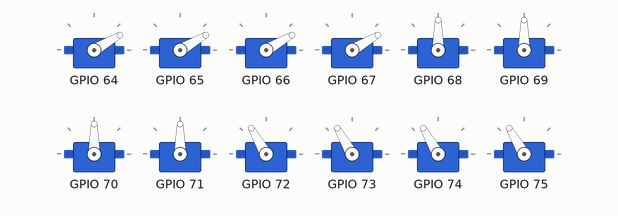
Recording of a program running on a simulated ESP32 board running MicroPython. Parts: 12 × servo.

Above: at 1.05 s.
At 2.25 s:
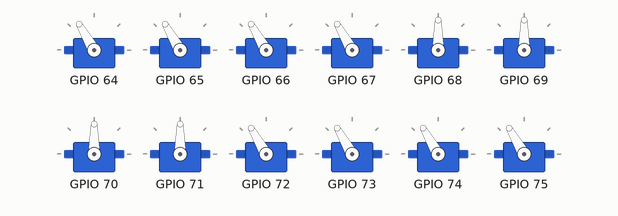
At 3.5 s:
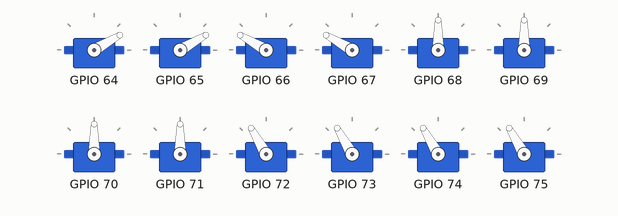
At 6.0 s:
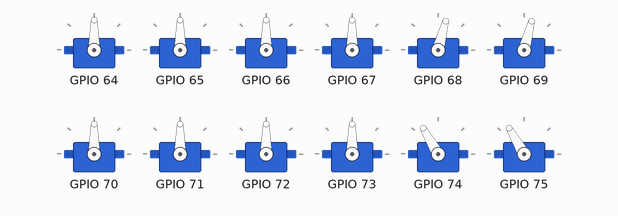
At 8.0 s:
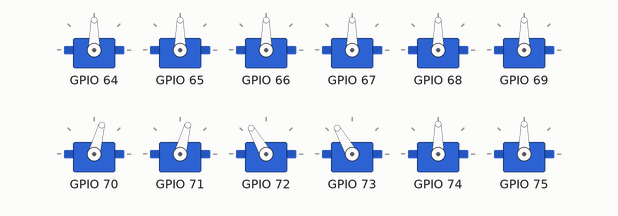
At 11.0 s:
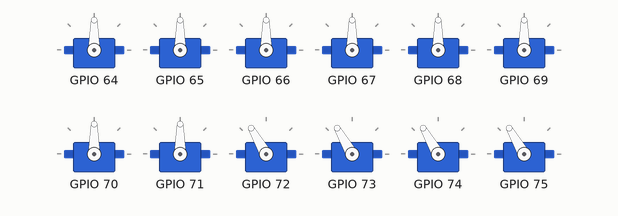
Timing chart, 0 to 14.0 s (numbered marks = the images above):
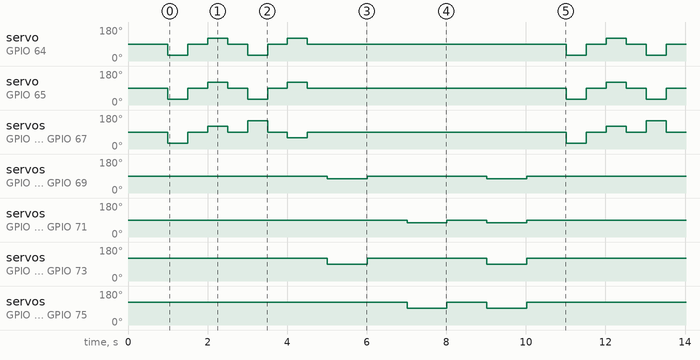

Measured:
- by itself, servo on GPIO 68, servo on GPIO 69: repeats every 10.0 s: 90° 3.0 s, 75° 1.0 s, 90° 5.0 s, 75° 1.0 s
- by itself, servo on GPIO 70, servo on GPIO 71: repeats every 10.0 s: 90° 1.0 s, 75° 1.0 s, 90° 7.0 s, 75° 1.0 s
- by itself, servo on GPIO 72, servo on GPIO 73: repeats every 10.0 s: 120° 3.0 s, 90° 1.0 s, 120° 5.0 s, 90° 1.0 s
- by itself, servo on GPIO 74, servo on GPIO 75: repeats every 10.0 s: 120° 1.0 s, 90° 1.0 s, 120° 7.0 s, 90° 1.0 s
- by itself, servo on GPIO 64, servo on GPIO 65: repeats every 10.0 s: 90° 0.50 s, 120° 0.50 s, 90° 0.50 s, 30° 0.50 s, 90° 0.50 s, 120° 0.50 s, 90° 6.5 s, 30° 0.50 s
- by itself, servo on GPIO 66, servo on GPIO 67: repeats every 10.0 s: 90° 0.50 s, 120° 0.50 s, 90° 0.50 s, 150° 0.50 s, 90° 0.50 s, 60° 0.50 s, 90° 6.5 s, 30° 0.50 s

The program:

_____.py
```python
import time
from machine import SoftI2C,Pin
from servo import Servos
i2c=SoftI2C(sda=Pin(9),scl=Pin(8),freq=10000)
servos=Servos(i2c,address=0x40)

servos.position(0,90)
servos.position(1,90)
servos.position(2,90)
servos.position(3,90)
servos.position(4,90)
servos.position(5,90)
servos.position(6,90)
servos.position(7,90)
servos.position(8,120)
servos.position(9,120)
servos.position(10,120)
servos.position(11,120)
time.sleep(1)

Height1=0 #前部高度，0为最高
Height2=0 #后部高度，0为最高

def straight(angle): #直行，给所有转向舵机写入相应角度以调整方向
    servos.position(0,angle)
    servos.position(1,angle)
    servos.position(2,angle)
    servos.position(3,angle)

def turn(angle): #倾斜
    servos.position(0,angle)
    servos.position(1,angle)
    servos.position(2,180-angle)
    servos.position(3,180-angle)

def tilt(height1,height2): #前后倾斜,局部变量与全局变量通过大小写区分
    servos.position(4,90-height1)
    servos.position(5,90-height1)
    servos.position(6,90-height2)
    servos.position(7,90-height2)
    servos.position(8,120-height1-height1) #底部舵机使用两倍偏置以确保平衡
    servos.position(9,120-height1-height1)
    servos.position(10,120-height2-height2)
    servos.position(11,120-height2-height2)

while True: #测试
    straight(30)
    time.sleep(0.5)
    straight(90)
    time.sleep(0.5)
    straight(120)
    time.sleep(0.5)
    straight(90)
    time.sleep(0.5)
    turn(30)
    time.sleep(0.5)
    turn(90)
    time.sleep(0.5)
    turn(120)
    time.sleep(0.5)
    turn(90)
    time.sleep(0.5)
    Height1=15
    tilt(Height1,Height2)
    time.sleep(1)
    Height1=0
    tilt(Height1,Height2)
    time.sleep(1)
    Height2=15
    tilt(Height1,Height2)
    time.sleep(1)
    Height2=0
    tilt(Height1,Height2)
    time.sleep(1)
    Height1=15
    Height2=15
    tilt(Height1,Height2)
    time.sleep(1)
    Height1=0
    Height2=0
    tilt(Height1,Height2)
    time.sleep(1)
```
